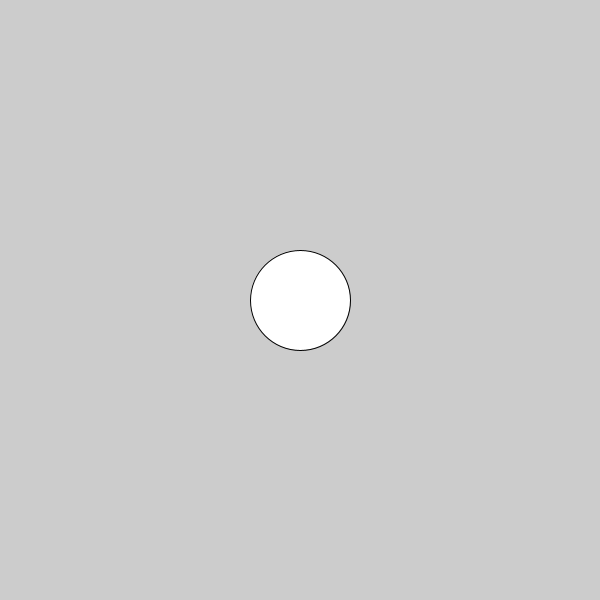
Frame 1 (no input)
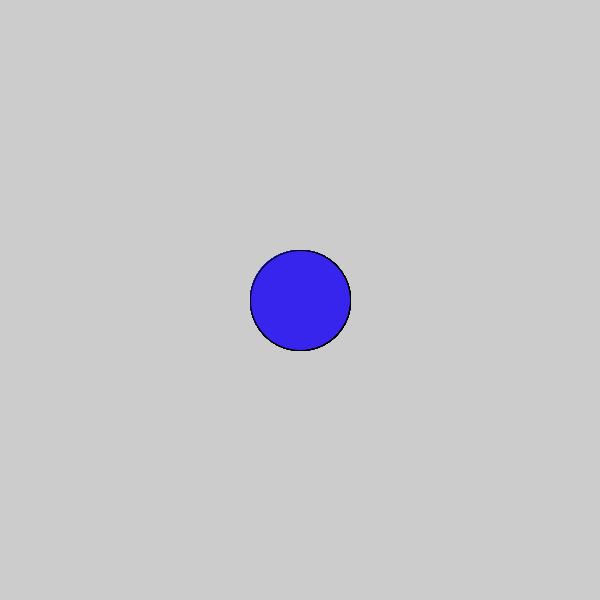
Frame 60 (the mouse pressed at the canvas centre just before this capture)
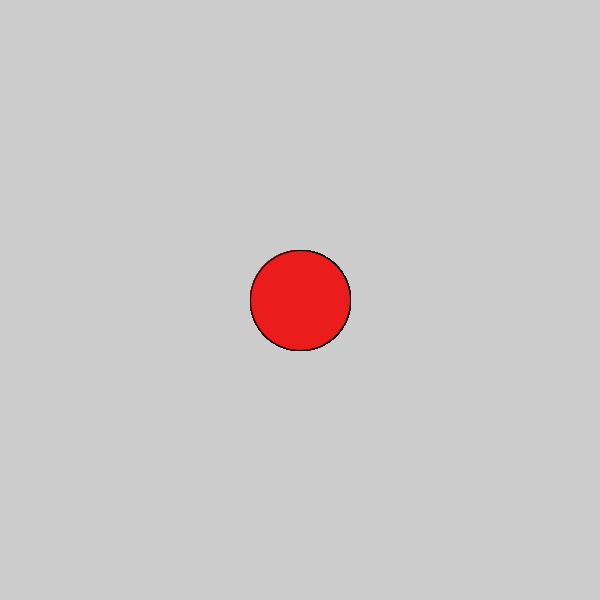
Frame 120 (the mouse held since frame 60 and released just before this capture)

The Processing sketch that drew these frames (run headless with seeded random() and noise(); from frame 60 on, the mouse is pressed at the canvas centre):

// Processing sketch: c_LogicalDot
// ── c_LogicalDot.pde

void setup() {
  
// 1. Set the size of the sketch. Make it 600 pixels square. 
size(600, 600);

}

void draw() {
  
// 2. Draw an ellipse
// Run the program to make sure it works before moving on.
ellipse(300, 300, 100, 100);

// 3. Change the color of the ellipse when the mouse is pressed.
//    Use the following code, but put your colors where indicated
//    Remember to use the   fill()  command to set colors.

if (mousePressed) {
 
   //  put one color here 
  fill(#EA1C1C);
} else {
  fill(#3724ED);
   // put a different color here
  
}  
  
  
  
}
